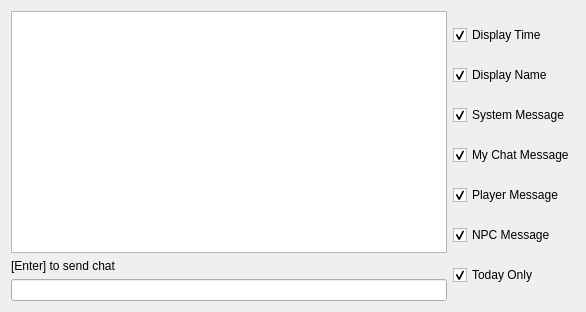
<?xml version="1.0" encoding="UTF-8"?>
<ui version="4.0">
 <class>ChatForm</class>
 <widget class="QWidget" name="ChatForm">
  <property name="geometry">
   <rect>
    <x>0</x>
    <y>0</y>
    <width>586</width>
    <height>312</height>
   </rect>
  </property>
  <property name="windowTitle">
   <string>Form</string>
  </property>
  <layout class="QHBoxLayout" name="horizontalLayout">
   <item>
    <layout class="QVBoxLayout" name="verticalLayout">
     <item>
      <widget class="QTextEdit" name="textEdit_chat">
       <property name="readOnly">
        <bool>true</bool>
       </property>
      </widget>
     </item>
     <item>
      <widget class="QLabel" name="label_chat">
       <property name="text">
        <string>[Enter] to send chat</string>
       </property>
      </widget>
     </item>
     <item>
      <widget class="QLineEdit" name="lineEdit">
       <property name="maxLength">
        <number>127</number>
       </property>
      </widget>
     </item>
    </layout>
   </item>
   <item>
    <layout class="QVBoxLayout" name="verticalLayout_2">
     <item>
      <widget class="QCheckBox" name="checkBox_displaytime">
       <property name="layoutDirection">
        <enum>Qt::LeftToRight</enum>
       </property>
       <property name="text">
        <string>Display Time</string>
       </property>
       <property name="checked">
        <bool>true</bool>
       </property>
      </widget>
     </item>
     <item>
      <widget class="QCheckBox" name="checkBox_displayname">
       <property name="layoutDirection">
        <enum>Qt::LeftToRight</enum>
       </property>
       <property name="text">
        <string>Display Name</string>
       </property>
       <property name="checked">
        <bool>true</bool>
       </property>
      </widget>
     </item>
     <item>
      <widget class="QCheckBox" name="checkBox_sysmsg">
       <property name="layoutDirection">
        <enum>Qt::LeftToRight</enum>
       </property>
       <property name="text">
        <string>System Message</string>
       </property>
       <property name="checked">
        <bool>true</bool>
       </property>
      </widget>
     </item>
     <item>
      <widget class="QCheckBox" name="checkBox_mychat">
       <property name="layoutDirection">
        <enum>Qt::LeftToRight</enum>
       </property>
       <property name="text">
        <string>My Chat Message</string>
       </property>
       <property name="checked">
        <bool>true</bool>
       </property>
      </widget>
     </item>
     <item>
      <widget class="QCheckBox" name="checkBox_playerchat">
       <property name="layoutDirection">
        <enum>Qt::LeftToRight</enum>
       </property>
       <property name="text">
        <string>Player Message</string>
       </property>
       <property name="checked">
        <bool>true</bool>
       </property>
      </widget>
     </item>
     <item>
      <widget class="QCheckBox" name="checkBox_npcmsg">
       <property name="layoutDirection">
        <enum>Qt::LeftToRight</enum>
       </property>
       <property name="text">
        <string>NPC Message</string>
       </property>
       <property name="checked">
        <bool>true</bool>
       </property>
      </widget>
     </item>
     <item>
      <widget class="QCheckBox" name="checkBox_today">
       <property name="layoutDirection">
        <enum>Qt::LeftToRight</enum>
       </property>
       <property name="text">
        <string>Today Only</string>
       </property>
       <property name="checked">
        <bool>true</bool>
       </property>
      </widget>
     </item>
    </layout>
   </item>
  </layout>
 </widget>
 <resources/>
 <connections/>
</ui>
